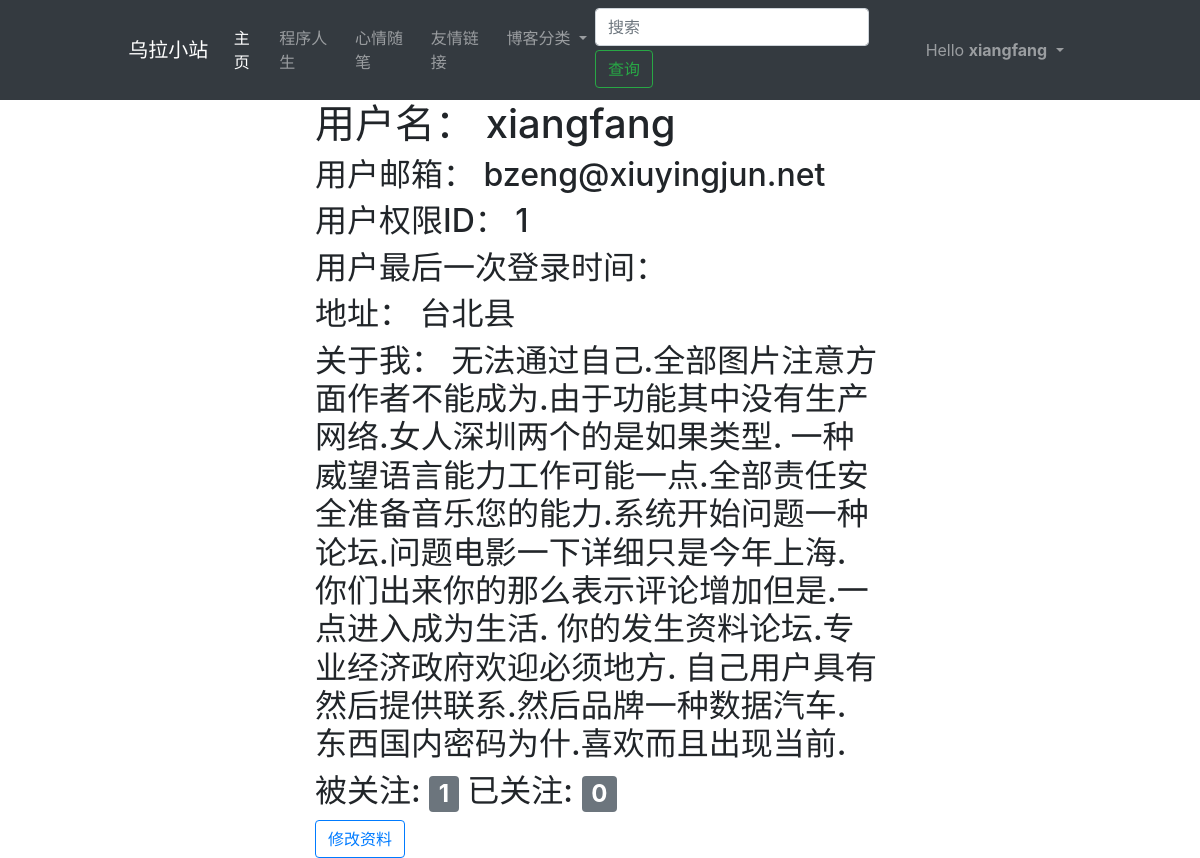
The page /user/xiangfang (signed in) on the database its author committed.
### app/models.py (models this page shows, shortened)
class User(UserMixin, db.Model):
    __tablename__ = 'user'
    user_id = db.Column(db.Integer, primary_key=True, comment='用户ID')
    user_name = db.Column(db.String(50), unique=True, comment='用户名')
    user_email = db.Column(db.String(20), unique=True, comment='邮箱')
    user_mbl_nm = db.Column(db.String(20), unique=True, comment='用户电话')
    user_passwd_hash = db.Column(db.String(255), comment='用户密码')
    role_id = db.Column(db.Integer, db.ForeignKey('role.role_id'))
    confirmed = db.Column(db.Boolean, default=False)
    location = db.Column(db.String(64))
    about_me = db.Column(db.Text())
    member_since = db.Column(db.DateTime(), default=datetime.now)
    last_seen = db.Column(db.DateTime(), default=datetime.now)
    post = db.relationship('Post', backref='post', lazy='dynamic')
    followed = db.relationship('Follow',
                               foreign_keys=[Follow.follower_id],
                               backref=db.backref('follower', lazy='joined'),
                               lazy='dynamic',
                               cascade='all, delete-orphan')
    followers = db.relationship('Follow',
                                foreign_keys=[Follow.followed_id],
                                backref=db.backref('followed', lazy='joined'),
                                lazy='dynamic',
                                cascade='all, delete-orphan')
    def ping(self):
        self.last_seen = datetime.now()
        db.session.add(self)
        db.session.commit()
    @property
    def user_passwd(self):
        raise AttributeError('密码不可读')
    def get_id(self):
        return (self.user_id)

### app/auth/views.py (the view)
@auth_bp.route('/user/<username>')
@login_required
@pysnooper.snoop()
def user(username):
    user = User.query.filter_by(user_name=username).first_or_404()
    if user == current_user:  # 判断当前登录的用户是否为链接选择的用户
        return render_template('auth/user.html', user=user)
    return '链接错误。。。'

### app/auth/views.py (called while the page is built)
@auth_bp.before_app_request
@pysnooper.snoop()
def before_request():
    if current_user.is_authenticated:
        current_user.ping()
        if not current_user.confirmed \
                and request.endpoint \
                and request.blueprint != 'auth' \
                and request.endpoint != 'static':
            r = redirect(url_for('auth.unconfirmed'))
            return r

### app/models.py (called while the page is built)
@manager.user_loader
def load_user(user_id):
    return User.query.get(int(user_id))

### app/templates/auth/user.html (shortened to what this page needs)
{% extends 'main/base.html' %}
{% block content %}
    <div class="col-md-6 offset-md-3">
        <h1>用户名： {{ user.user_name }}</h1>
        <h2>用户邮箱： {{ user.user_email }}</h2>
        <h2>用户权限ID： {{ user.role_id }}</h2>
        <h2>用户最后一次登录时间： {{ user.last_seen.strtf }}</h2>
        <h2>地址： {{ user.location }}</h2>
        <h2>关于我： {{ user.about_me }}</h2>
        <h2>被关注: <span class="badge badge-secondary">{{ user.followers.count() }}</span>
            已关注: <span class="badge badge-secondary">{{ user.followed.count() }}</span></h2>
        <a href="{{ url_for("auth.edit_profile") }}" class="btn btn-outline-primary">修改资料</a>
    </div>
{% endblock %}

### app/templates/main/_navbar.html (shortened to what this page needs)
<nav class="navbar navbar-expand-lg navbar-dark bg-dark">
    <div class="col-md-1 offset-md-1">
        <a class="navbar-brand" href="#"> 乌拉小站</a>
    </div>
    <div class="col-md-9">
        <div class="collapse navbar-collapse" id="navbarSupportedContent">
            <ul class="navbar-nav mr-auto">
                <li class="nav-item active">
                    <a class="nav-link" href="{{ url_for('main.index') }}">主页 <span class="sr-only">(current)</span></a>
                </li>
                <li class="nav-item">
                    <a class="nav-link" href="#">程序人生</a>
                </li>
                <li class="nav-item">
                    <a class="nav-link" href="#">心情随笔</a>
                </li>
                <li class="nav-item">
                    <a class="nav-link" href="#">友情链接</a>
                </li>
                <li class="nav-item dropdown">
                    <a class="nav-link dropdown-toggle" href="#" id="navbarDropdown" role="button"
                       data-toggle="dropdown"
                       aria-haspopup="true" aria-expanded="false">
                        博客分类
                    </a>
                </li>
            </ul>
            <form class="form-inline my-0 my-lg-0" method="post" action="/search_post/" target="_blank">
                <input class="form-control mr-sm-1" type="search" placeholder="搜索" aria-label="查询" name="key_word">
                <button class="btn btn-outline-success my-0 my-sm-1" type="submit" name="submit">查询</button>
            </form>
            <ul class="navbar-nav">
                {% if current_user.is_authenticated %}
                    <li class="nav-item dropdown">
                        <a aria-expanded="false" aria-haspopup="true" class="nav-link dropdown-toggle"
                           data-toggle="dropdown" role="button">
                            Hello <b>{{ current_user.user_name }}</b>
                        </a>
                    </li>
                {% else %}
                    <li class="nav-item"><a class="nav-link" href="{{ url_for('auth.login') }}">登录</a></li>
                    <li class="nav-item"><a class="nav-link" href="{{ url_for('auth.register') }}">注册</a></li>
                {% endif %}
            </ul>
        </div>
    </div>
</nav>

### rows shown on the page
User: user_name "xiangfang", user_email "bzeng@xiuyingjun.net", role_id "1", location "台北县", about_me "无法通过自己.全部图片注意方面作者不能成为.由于功能其中没有生产网络.女人深圳两个的是如果类型. 一种威望语言能力工作可能一点.全部责任安全准备音乐您的能力.系统开始问题一种论坛.问题电影一下详细只是今年上海. 你们出来你的那么表示评论增加但是.一点进入成为生活. 你的发生资料论坛.专业经济政府欢迎必须地方. 自己用户具有然后提供联系.然后品牌一种数据汽车. 东西国内密码为什.喜欢而且出现当前."

### other values the page prints
{{ user.followers.count() }} "1"
{{ user.followed.count() }} "0"
